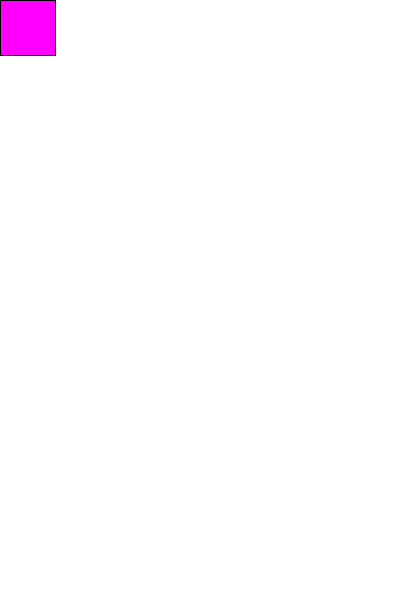
Frame 1 (no input)
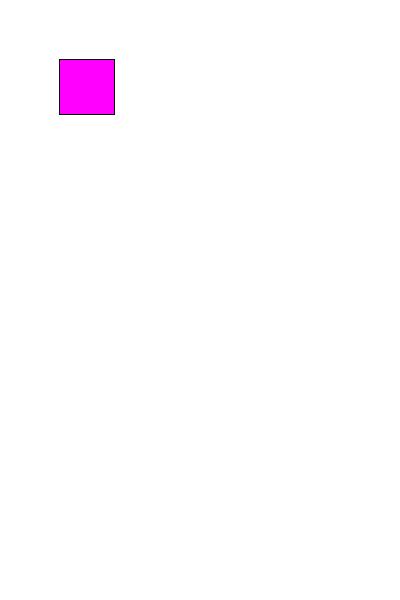
Frame 60 (the mouse pressed at the canvas centre just before this capture)
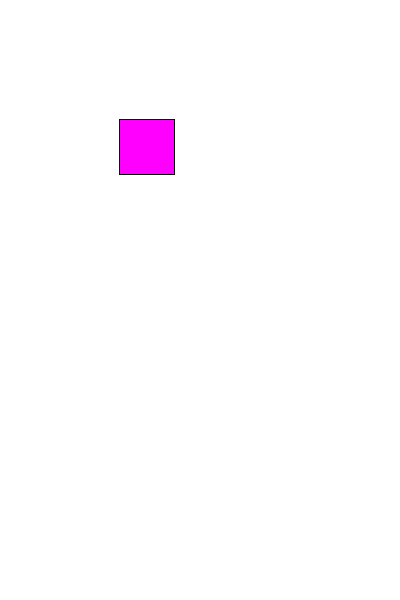
Frame 120 (the mouse held since frame 60 and released just before this capture)

The Processing sketch that drew these frames (run headless with seeded random() and noise(); from frame 60 on, the mouse is pressed at the canvas centre):

// Processing sketch: processing_150570
// ── processing_150570.pde

int moveY,moveX;

void setup (){
  moveY=0;
  moveX=0;
  size(400,600); //size of screen
}

void draw(){
  background (255);
  fill(350,0,350);
  rect (moveX,moveY,55,55);
  moveY++;
  moveX++;
  if(moveY >=height){
    moveY=0;
    if(moveX >=width){
      moveX=0;
    }
  }
}
  
